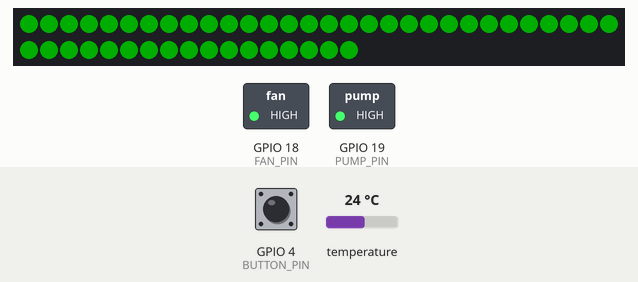
This program was run on a simulated ESP32. Shown: 47 RGB LEDs in strip order, left to right, continuing on the next row, switched loads named in the program (green lamp = pin HIGH). The inputs (shaded band) are chosen by the test bench; at power-on: GPIO 4 (BUTTON_PIN) HIGH, temperature 24 °C. Dim RGB values are drawn brighter than linear; WiFi joins after 1.5 s; servers stay silent unless stated; colours are those a GRB WS2812 strip shows for the declared byte order; what the program prints to the serial monitor is not drawn.

Above: at 2.7 s.
2.8 s: GPIO 4 (BUTTON_PIN) pulled LOW for 0.15 s
3.5 s: temperature set to 29.6 °C
5.7 s: temperature set to 30.5 °C
At 7.2 s:
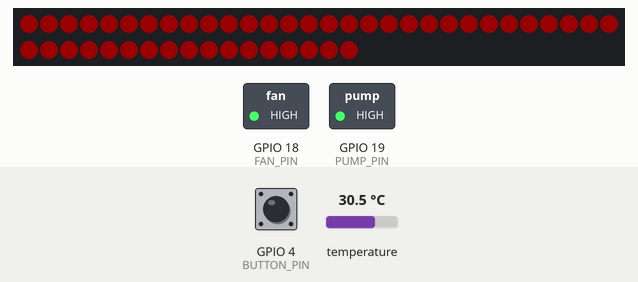
7.5 s: GPIO 4 (BUTTON_PIN) pulled LOW for 1 s
At 8.9 s:
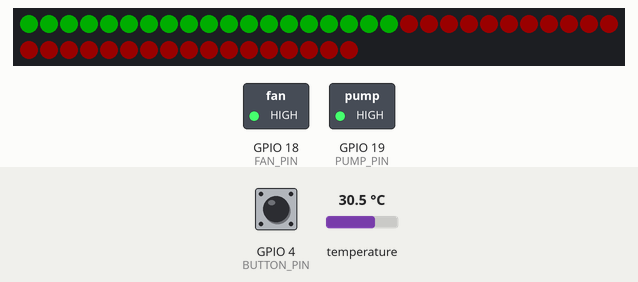
10.9 s: GPIO 4 (BUTTON_PIN) pulled LOW for 3.2 s
At 11.77 s:
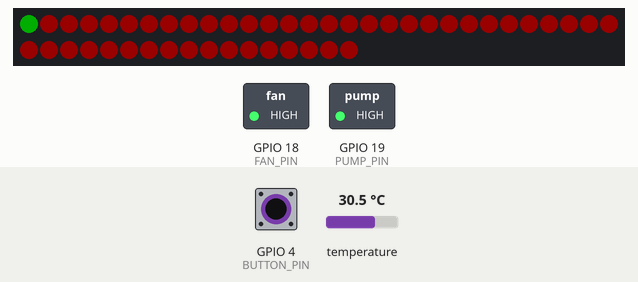
16.6 s: temperature set to 28.7 °C
18.5 s: temperature set to 27.7 °C
At 20.5 s:
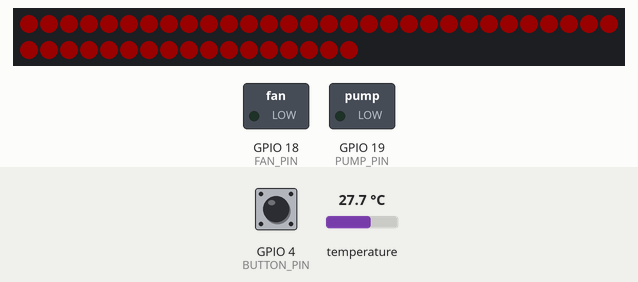
Timing chart, 0 to 21.8 s (numbered marks = the images above; inputs shaded):
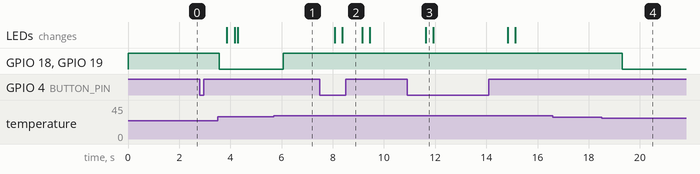

Measured:
- the behaviour switches between 29.9 and 30 °C on temperature (found by bisection; images 0 and 1)
- the behaviour switches between 28.1 and 28 °C on temperature (found by bisection; images 3 and 4)
- after the input at 2.8 s, every drawn part: stays the same
- after the input at 5.7 s, GPIO 18 (FAN_PIN), GPIO 19 (PUMP_PIN): LOW → HIGH after 0.36 s
- after the input at 7.5 s, the LEDs: first change after 0.58 s (image 2 shows a later state)
- after the input at 10.9 s, the LEDs: change after 0.74 s (image 3)
- after the input at 16.6 s, every drawn part: stays the same
- after the input at 18.5 s, GPIO 18 (FAN_PIN), GPIO 19 (PUMP_PIN): HIGH → LOW after 0.81 s

The program:

main.cpp
```cpp
#include <Arduino.h>
#include <WiFi.h>
#include <ESPAsyncWebServer.h>
#include <AsyncTCP.h>
#include <ArduinoJson.h>
#include <FastLED.h>
#include <OneWire.h>
#include <DallasTemperature.h>

const char* ssid = "Sephora ";
const char* password = "Jesusloveyou199";

AsyncWebServer server(80);
AsyncWebSocket ws("/ws");

#define DATA_PIN      13  // LED adressables
#define FAN_PIN       18  // Commande ventilateur
#define PUMP_PIN      19  // Commande pompe
#define ONE_WIRE_BUS  23  // Capteur DS18B20
#define BUTTON_PIN    4   // BP

#define NUM_LEDS      47
#define LED_TYPE      WS2812B
#define COLOR_ORDER   RGB

CRGB leds[NUM_LEDS];
OneWire oneWire(ONE_WIRE_BUS);
DallasTemperature sensors(&oneWire);

const float TEMP_SEUIL_ALLUMAGE   = 30.0;
const float TEMP_SEUIL_EXTINCTION = 28.0;

enum Mode { MANUEL, AUTOMATIQUE };
Mode modeActuel = MANUEL;

enum OptionCouleurManuel { ROUGE_DEFAUT, ARC_EN_CIEL, VIOLET, EAU };
OptionCouleurManuel couleurManuel = ROUGE_DEFAUT;

enum OptionCouleurAuto { VERT_DEFAUT, JAUNE, CRISTAL, NOEL };
OptionCouleurAuto couleurAuto = VERT_DEFAUT;

uint8_t teinteArcEnCiel = 0;
float derniereTemp = 0.0;
bool etatActuateurs = true;
uint8_t luminositeLeds = 50;

// Chronomètres non-bloquants
unsigned long dernierTempsBouton   = 0;
const unsigned long DELAI_ANTI_REBOND = 300;
unsigned long dernierTempsLecture  = 0;
const unsigned long INTERVALLE_TEMP = 1000;

bool enAnimation = false;
int indexLedAnimation = 0;
CRGB couleurCibleAnimation;
unsigned long dernierTempsAnimation = 0;
const unsigned long VITESSE_ANIMATION = 15;

// Prototypes
void verifierBouton();
void gererAnimation();
void gererModeAutomatique();
void demarrerAnimation(CRGB nouvelleCouleur);
void commanderActuateurs(uint8_t etat);
void afficherCouleursRuban();
void envoyerEtatWebSocket();
void basculerMode();

// HTML / CSS / JS
const char index_html[] PROGMEM = R"rawliteral(
<!DOCTYPE html>
<html lang="fr">
<head>
    <meta charset="UTF-8">
    <meta name="viewport" content="width=device-width, initial-scale=1.0">
    <title>AeroTerra - Smart Cooling</title>
    <link href="https://fonts.googleapis.com/css2?family=Poppins:wght@300;400;600;700&display=swap" rel="stylesheet">
    <style>
        * { box-sizing: border-box; margin: 0; padding: 0; font-family: 'Poppins', sans-serif; }
        body {
            background: linear-gradient(135deg, #0f172a 0%, #1e1b4b 100%);
            color: #f8fafc;
            min-height: 100vh;
            display: flex;
            justify-content: center;
            align-items: center;
            padding: 20px;
        }
        .container { width: 100%; max-width: 420px; display: flex; flex-direction: column; gap: 20px; }
        .card {
            background: rgba(30, 41, 59, 0.7);
            backdrop-filter: blur(12px);
            border: 1px solid rgba(255, 255, 255, 0.08);
            border-radius: 20px;
            padding: 24px;
            text-align: center;
            box-shadow: 0 10px 30px rgba(0, 0, 0, 0.3);
        }
        .header { display: flex; align-items: center; justify-content: center; gap: 10px; margin-bottom: 5px; }
        .header h2 { font-size: 1.4rem; font-weight: 700; background: linear-gradient(90deg, #38bdf8, #818cf8); -webkit-background-clip: text; -webkit-text-fill-color: transparent; }
        .subtitle { font-size: 0.8rem; color: #94a3b8; text-transform: uppercase; letter-spacing: 1px; font-weight: 600; }

        .temp-display { margin: 20px 0; }
        .temp-val { font-size: 3.8rem; font-weight: 700; color: #38bdf8; text-shadow: 0 0 20px rgba(56, 189, 248, 0.3); }

        .status-badge {
            display: inline-flex;
            align-items: center;
            gap: 8px;
            padding: 8px 16px;
            border-radius: 30px;
            font-size: 0.85rem;
            font-weight: 600;
            transition: all 0.3s ease;
        }
        .status-badge.active { background: rgba(16, 185, 129, 0.15); color: #34d399; border: 1px solid rgba(16, 185, 129, 0.3); }
        .status-badge.inactive { background: rgba(239, 68, 68, 0.15); color: #f87171; border: 1px solid rgba(239, 68, 68, 0.3); }
        .dot { width: 8px; height: 8px; border-radius: 50%; display: inline-block; }
        .active .dot { background: #34d399; box-shadow: 0 0 8px #34d399; }
        .inactive .dot { background: #f87171; box-shadow: 0 0 8px #f87171; }

        .btn {
            width: 100%;
            padding: 14px;
            border: none;
            border-radius: 14px;
            font-weight: 600;
            font-size: 0.95rem;
            cursor: pointer;
            color: white;
            transition: all 0.2s ease;
            box-shadow: 0 4px 12px rgba(0,0,0,0.2);
        }
        .btn:active { transform: scale(0.98); }
        .btn-mode { background: linear-gradient(135deg, #3b82f6, #2563eb); }
        .btn-mode.auto { background: linear-gradient(135deg, #10b981, #059669); }

        .section-title { font-size: 1rem; font-weight: 600; margin-bottom: 15px; color: #e2e8f0; text-align: left; }
        .grid { display: grid; grid-template-columns: 1fr 1fr; gap: 12px; }
        .btn-color {
            background: rgba(51, 65, 85, 0.5);
            border: 1px solid rgba(255, 255, 255, 0.05);
            color: #cbd5e1;
            padding: 12px;
            border-radius: 12px;
            font-size: 0.85rem;
            font-weight: 500;
            cursor: pointer;
            transition: all 0.2s ease;
        }
        .btn-color.active {
            border-color: #38bdf8;
            background: rgba(56, 189, 248, 0.15);
            color: #38bdf8;
            box-shadow: 0 0 12px rgba(56, 189, 248, 0.2);
        }

        .brightness-box { margin-top: 18px; padding-top: 15px; border-top: 1px solid rgba(255, 255, 255, 0.08); text-align: left; }
        .brightness-label { display: flex; justify-content: space-between; font-size: 0.85rem; color: #94a3b8; font-weight: 500; margin-bottom: 8px; }
        .brightness-slider {
            width: 100%;
            -webkit-appearance: none;
            height: 6px;
            border-radius: 5px;
            background: #334155;
            outline: none;
        }
        .brightness-slider::-webkit-slider-thumb {
            -webkit-appearance: none;
            width: 18px;
            height: 18px;
            border-radius: 50%;
            background: #38bdf8;
            cursor: pointer;
            box-shadow: 0 0 10px rgba(56, 189, 248, 0.5);
        }
    </style>
</head>
<body>
    <div class="container">
        <div class="card">
            <div class="header">
                <h2>❄️ AeroTerra</h2>
            </div>
            <span class="subtitle">Smart Cooling System</span>

            <div class="temp-display">
                <div class="temp-val" id="tempVal">-- °C</div>
            </div>

            <div class="status-badge inactive" id="actState">
                <span class="dot"></span>
                <span id="actText">Actuateurs : --</span>
            </div>
        </div>

        <div class="card">
            <div class="section-title">Mode de Fonctionnement</div>
            <button class="btn btn-mode" id="btnMode" onclick="toggleMode()">MODE MANUEL</button>
        </div>

        <div class="card">
            <div class="section-title">Palette d'Éclairage</div>
            <div class="grid" id="colorGrid"></div>

            <div class="brightness-box">
                <div class="brightness-label">
                    <span>💡 Intensité Lumineuse</span>
                    <span id="brightVal">50%</span>
                </div>
                <input type="range" min="0" max="255" value="50" class="brightness-slider" id="brightRange" oninput="changeBrightness(this.value)">
            </div>
        </div>
    </div>

    <script>
        let ws = new WebSocket(`ws://${window.location.hostname}/ws`);
        ws.onmessage = (e) => {
            let data = JSON.parse(e.data);
            document.getElementById('tempVal').innerText = data.temp.toFixed(1) + " °C";

            let actBadge = document.getElementById('actState');
            let actText = document.getElementById('actText');
            if (data.actuators) {
                actBadge.className = "status-badge active";
                actText.innerText = "Système : MARCHE";
            } else {
                actBadge.className = "status-badge inactive";
                actText.innerText = "Système : ARRÊT";
            }

            let btnM = document.getElementById('btnMode');
            btnM.innerText = "MODE " + data.mode;
            btnM.className = (data.mode === "AUTOMATIQUE") ? "btn btn-mode auto" : "btn btn-mode";

            let pct = Math.round((data.brightness / 255) * 100);
            document.getElementById('brightVal').innerText = pct + "%";
            document.getElementById('brightRange').value = data.brightness;

            let grid = document.getElementById('colorGrid');
            grid.innerHTML = '';
            let opts = (data.mode === 'MANUEL')
                ? [{i:0,l:'🔴 Rouge'},{i:1,l:'🌈 Arc-en-ciel'},{i:2,l:'💜 Violet'},{i:3,l:'🌊 Eau'}]
                : [{i:0,l:'🟢 Vert'},{i:1,l:'🟡 Jaune'},{i:2,l:'💎 Cristal'},{i:3,l:'🎄 Noël'}];
            let curColor = (data.mode === 'MANUEL') ? data.colorManuel : data.colorAuto;
            opts.forEach(o => {
                let b = document.createElement('button');
                b.className = 'btn-color' + (curColor === o.i ? ' active' : '');
                b.innerText = o.l;
                b.onclick = () => ws.send(JSON.stringify({action: "setColor", value: o.i}));
                grid.appendChild(b);
            });
        };

        function toggleMode() { ws.send(JSON.stringify({action: "toggleMode"})); }
        function changeBrightness(val) {
            document.getElementById('brightVal').innerText = Math.round((val / 255) * 100) + "%";
            ws.send(JSON.stringify({action: "setBrightness", value: parseInt(val)}));
        }
    </script>
</body>
</html>
)rawliteral";

void envoyerEtatWebSocket() {
    StaticJsonDocument<256> doc;
    doc["temp"] = derniereTemp;
    doc["mode"] = (modeActuel == AUTOMATIQUE) ? "AUTOMATIQUE" : "MANUEL";
    doc["colorManuel"] = (int)couleurManuel;
    doc["colorAuto"] = (int)couleurAuto;
    doc["actuators"] = etatActuateurs;
    doc["brightness"] = luminositeLeds;

    String res;
    serializeJson(doc, res);
    ws.textAll(res);
}

// Fonction centralisée pour la bascule de mode
void basculerMode() {
    if (modeActuel == MANUEL) {
        modeActuel = AUTOMATIQUE;
        couleurAuto = VERT_DEFAUT;

        // On effectue une première lecture immédiate de température
        sensors.requestTemperatures();
        float tempC = sensors.getTempCByIndex(0);
        if (tempC != DEVICE_DISCONNECTED_C) {
            derniereTemp = tempC;
        }

        // Applique l'état selon la température actuelle
        if (derniereTemp >= TEMP_SEUIL_ALLUMAGE) {
            commanderActuateurs(HIGH);
        } else {
            commanderActuateurs(LOW);
        }
        demarrerAnimation(CRGB::Green);
    } else {
        modeActuel = MANUEL;
        couleurManuel = ROUGE_DEFAUT;
        commanderActuateurs(HIGH); // En manuel, activé par défaut
        demarrerAnimation(CRGB::Red);
    }
    envoyerEtatWebSocket();
}

void onWsEvent(AsyncWebSocket *server, AsyncWebSocketClient *client, AwsEventType type, void *arg, uint8_t *data, size_t len) {
    if (type == WS_EVT_DATA) {
        AwsFrameInfo *info = (AwsFrameInfo*)arg;
        if (info->final && info->index == 0 && info->len == len && info->opcode == WS_TEXT) {
            StaticJsonDocument<256> doc;
            if (!deserializeJson(doc, data)) {
                const char* action = doc["action"];
                if (strcmp(action, "toggleMode") == 0) {
                    basculerMode();
                } else if (strcmp(action, "setColor") == 0) {
                    int val = doc["value"];
                    if (modeActuel == MANUEL) couleurManuel = (OptionCouleurManuel)val;
                    else couleurAuto = (OptionCouleurAuto)val;
                    envoyerEtatWebSocket();
                } else if (strcmp(action, "setBrightness") == 0) {
                    luminositeLeds = doc["value"];
                    FastLED.setBrightness(luminositeLeds);
                    envoyerEtatWebSocket();
                }
            }
        }
    }
}

void setup() {
    Serial.begin(115200);
    pinMode(FAN_PIN, OUTPUT);
    pinMode(PUMP_PIN, OUTPUT);
    pinMode(BUTTON_PIN, INPUT_PULLUP);

    sensors.begin();
    FastLED.addLeds<LED_TYPE, DATA_PIN, COLOR_ORDER>(leds, NUM_LEDS);
    FastLED.setBrightness(luminositeLeds);
    FastLED.clear(true);

    commanderActuateurs(HIGH);
    couleurManuel = ROUGE_DEFAUT;
    afficherCouleursRuban();

    WiFi.begin(ssid, password);
    Serial.print("Connexion au Wi-Fi");
    while (WiFi.status() != WL_CONNECTED) {
        delay(500);
        Serial.print(".");
    }
    Serial.println("\nWi-Fi connecté ! IP : " + WiFi.localIP().toString());

    ws.onEvent(onWsEvent);
    server.addHandler(&ws);
    server.on("/", HTTP_GET, [](AsyncWebServerRequest *req){
        req->send(200, "text/html", index_html);
    });
    server.begin();
}

void loop() {
    ws.cleanupClients();
    verifierBouton();

    if (enAnimation) {
        gererAnimation();
    } else {
        if (modeActuel == AUTOMATIQUE) {
            gererModeAutomatique();
        }
        afficherCouleursRuban();
    }
}

void commanderActuateurs(uint8_t etat) {
    digitalWrite(FAN_PIN, etat);
    digitalWrite(PUMP_PIN, etat);
    etatActuateurs = (etat == HIGH);
}

void afficherCouleursRuban() {
    if (modeActuel == MANUEL) {
        switch (couleurManuel) {
            case ROUGE_DEFAUT: fill_solid(leds, NUM_LEDS, CRGB::Red); break;
            case ARC_EN_CIEL: fill_rainbow(leds, NUM_LEDS, teinteArcEnCiel++, 7); break;
            case VIOLET: fill_solid(leds, NUM_LEDS, CRGB::Purple); break;
            case EAU: fill_solid(leds, NUM_LEDS, CRGB::DeepSkyBlue); break;
        }
    } else {
        switch (couleurAuto) {
            case VERT_DEFAUT: fill_solid(leds, NUM_LEDS, CRGB::Green); break;
            case JAUNE: fill_solid(leds, NUM_LEDS, CRGB::Yellow); break;
            case CRISTAL: fill_solid(leds, NUM_LEDS, CRGB::Cyan); break;
            case NOEL:
                for (int i = 0; i < NUM_LEDS; i++) {
                    leds[i] = (i % 2 == 0) ? CRGB::Red : CRGB::Green;
                }
                break;
        }
    }
    FastLED.setBrightness(luminositeLeds);
    FastLED.show();
}

void demarrerAnimation(CRGB nouvelleCouleur) {
    enAnimation = true;
    indexLedAnimation = 0;
    couleurCibleAnimation = nouvelleCouleur;
    dernierTempsAnimation = millis();
}

void gererAnimation() {
    if (millis() - dernierTempsAnimation >= VITESSE_ANIMATION) {
        dernierTempsAnimation = millis();
        if (indexLedAnimation < NUM_LEDS) {
            leds[indexLedAnimation] = couleurCibleAnimation;
            FastLED.setBrightness(luminositeLeds);
            FastLED.show();
            indexLedAnimation++;
        } else {
            enAnimation = false;
        }
    }
}

void verifierBouton() {
    if (digitalRead(BUTTON_PIN) == LOW) {
        if (millis() - dernierTempsBouton > DELAI_ANTI_REBOND) {
            dernierTempsBouton = millis();
            basculerMode();
        }
    }
}

void gererModeAutomatique() {
    if (millis() - dernierTempsLecture >= INTERVALLE_TEMP) {
        dernierTempsLecture = millis();
        sensors.requestTemperatures();
        float tempC = sensors.getTempCByIndex(0);

        if (tempC != DEVICE_DISCONNECTED_C) {
            derniereTemp = tempC;
            if (tempC >= TEMP_SEUIL_ALLUMAGE) {
                commanderActuateurs(HIGH);
            } else if (tempC <= TEMP_SEUIL_EXTINCTION) {
                commanderActuateurs(LOW);
            }
            envoyerEtatWebSocket();
        }
    }
}
```
